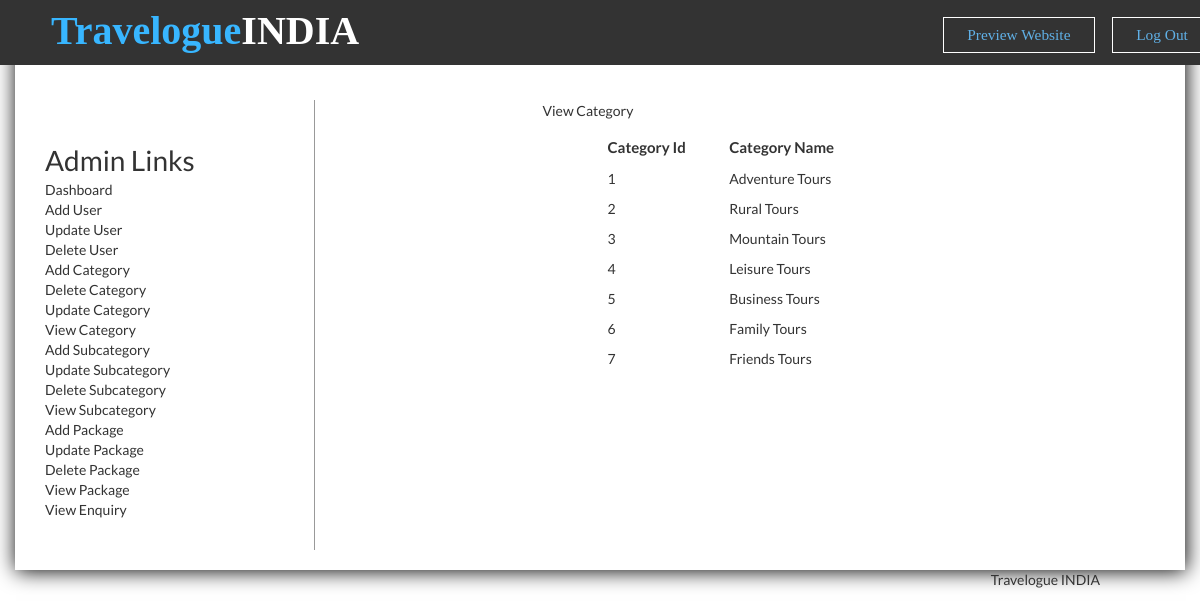
Screenshot of /viewcategory.php (signed in) with the database file from the repository.
### tables this page shows
CREATE TABLE IF NOT EXISTS `category` (
  `Cat_id` int(100) NOT NULL AUTO_INCREMENT,
  `Cat_name` varchar(2000) NOT NULL,
  PRIMARY KEY (`Cat_id`)
);

### viewcategory.php (the view, shortened to what this page needs)
<!DOCTYPE html>
<html>
<head>
<link href="style.css" rel="stylesheet" type="text/css" />
<link href="../css/bootstrap.css" rel='stylesheet' type='text/css'/>
<link href="../css/style.css" rel="stylesheet" type="text/css" media="all"/>
<link href="../css/animate.css" rel="stylesheet" type="text/css" media="all">
</head>
<body>
<?php include('function.php'); ?>
<?php include('top.php'); ?>
<div style="padding-top:100px; box-shadow:1px 1px 20px black; min-height:570px" class="container">
<div class="col-sm-3" style="border-right:1px solid #999; min-height:450px;">
<?php include('left.php'); ?>
</div>
<div class="col-sm-9">
<form method="post">
<table border="0" width="400px" height="300px" align="center" class="tableshadow">
<tr><td class="toptd">View Category</td></tr>
<tr><td align="center" valign="top" style="padding-top:10px;">
<table border="0" align="center" width="70%" >
<tr><td style="font-size:15px; padding:5px; font-weight:bold;">Category Id</td>
<td style="font-size:15px; padding:5px; font-weight:bold;">Category Name</td></tr>
<?php
$s="select * from category";
$result=mysqli_query($conn,$s);
while($data=mysqli_fetch_array($result))
{
		echo "<tr><td style=' padding:5px;'>$data[0]</td><td style=' padding:5px;'>$data[1]</td></tr>";
}
?>
</table>
</td></tr></table>
</form>
</div>
</div>
<?php include('bottom.php'); ?>
</body>
</html>

### style.css (style rules this page uses)
body { margin:0; padding:0; font-family: 'Lato', sans-serif; }
.container:after { content: "\0020"; display: block; height: 0; clear: both; visibility: hidden; }

### rows the page displays
category: Cat_id "1", Cat_name "Adventure Tours"
category: Cat_id "2", Cat_name "Rural Tours"
category: Cat_id "3", Cat_name "Mountain Tours"
category: Cat_id "4", Cat_name "Leisure Tours"
category: Cat_id "5", Cat_name "Business Tours"
category: Cat_id "6", Cat_name "Family Tours"
category: Cat_id "7", Cat_name "Friends Tours"
